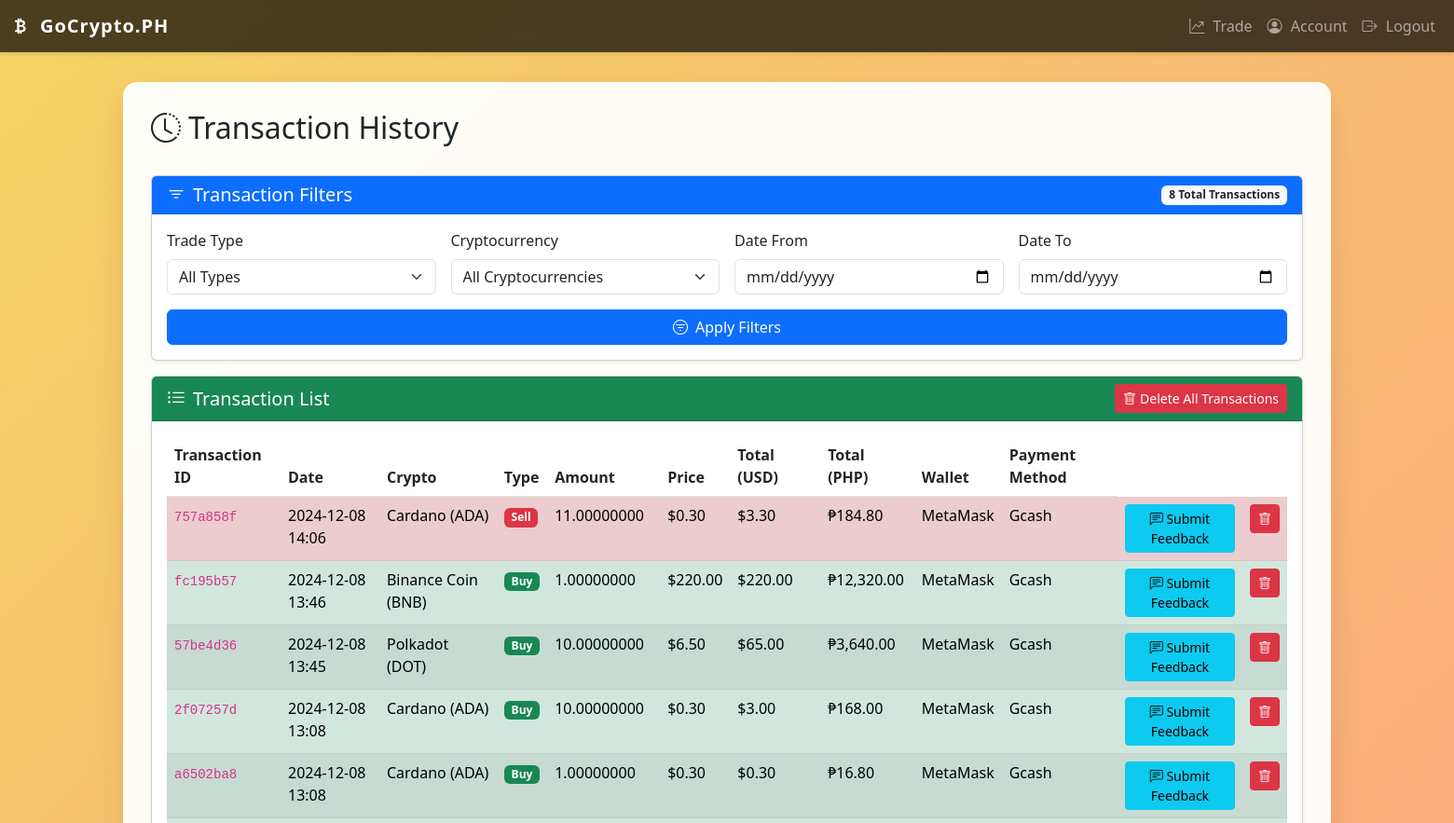
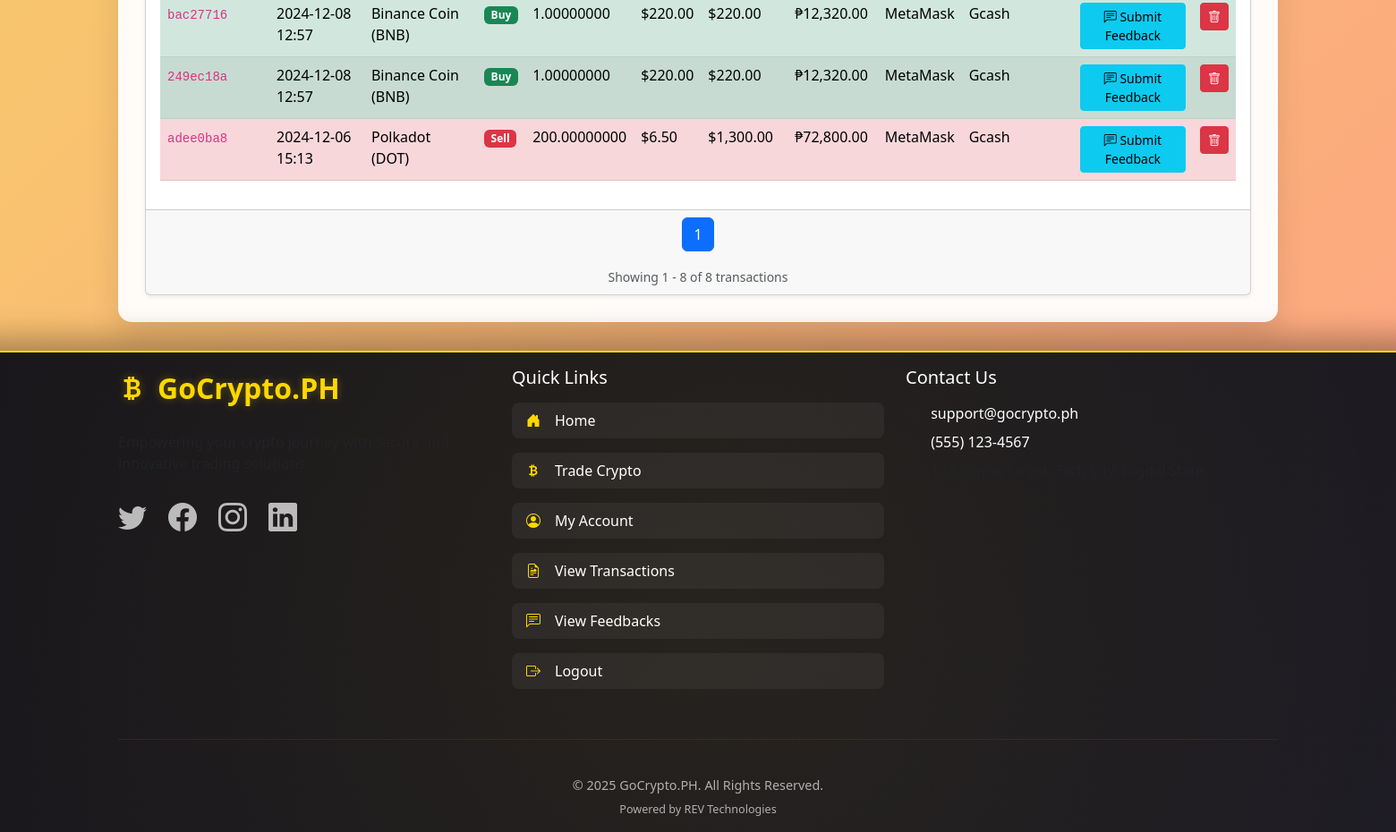
Screenshot of /front/transactions.php (signed in) with the database file from the repository (2 pictures, top to bottom).
### tables this page shows
CREATE TABLE `trade_transactions` (
  `id` varchar(36) NOT NULL,
  `user_id` int(11) NOT NULL,
  `crypto_id` int(11) NOT NULL,
  `wallet_id` int(11) NOT NULL,
  `payment_method_id` int(11) NOT NULL,
  `trade_type` enum('buy','sell') NOT NULL,
  `amount` decimal(20,8) NOT NULL,
  `crypto_price` decimal(18,8) NOT NULL,
  `total_cost_usd` decimal(18,8) NOT NULL,
  `total_cost_php` decimal(18,8) NOT NULL,
  `created_at` timestamp NOT NULL DEFAULT current_timestamp()
);

CREATE TABLE `cryptos` (
  `id` int(11) NOT NULL,
  `symbol` varchar(20) NOT NULL,
  `name` varchar(255) NOT NULL,
  `available_supply` decimal(20,8) DEFAULT NULL,
  `current_marketprice` decimal(18,8) NOT NULL,
  `highest_marketprice` decimal(20,8) DEFAULT NULL,
  `created_at` timestamp NOT NULL DEFAULT current_timestamp(),
  `updated_at` timestamp NOT NULL DEFAULT current_timestamp() ON UPDATE current_timestamp()
);

CREATE TABLE `crypto_wallets` (
  `id` int(11) NOT NULL,
  `user_id` int(11) NOT NULL,
  `wallet_type` enum('MetaMask','Ledger Nano X','Trezor Model T','Exodus','Trust Wallet','Coinbase Wallet','Electrum','Mycelium','Samourai Wallet','BitPay Wallet') NOT NULL,
  `wallet_address` varchar(255) NOT NULL,
  `is_verified` tinyint(1) DEFAULT 0,
  `verification_status` enum('pending','verified','rejected') DEFAULT 'pending',
  `verified_at` timestamp NULL DEFAULT NULL,
  `verified_by_admin_id` int(11) DEFAULT NULL,
  `created_at` timestamp NOT NULL DEFAULT current_timestamp()
);

CREATE TABLE `payment_methods` (
  `id` int(11) NOT NULL,
  `user_id` int(11) NOT NULL,
  `method_type` enum('gcash','paymaya','credit_card') NOT NULL,
  `account_name` varchar(255) NOT NULL,
  `account_number` varchar(255) NOT NULL,
  `is_verified` tinyint(1) DEFAULT 0,
  `balance` decimal(20,8) DEFAULT 0.00000000,
  `created_at` timestamp NOT NULL DEFAULT current_timestamp(),
  `updated_at` timestamp NOT NULL DEFAULT current_timestamp() ON UPDATE current_timestamp(),
  `verification_status` enum('pending','verified','rejected') DEFAULT 'pending',
  `verified_at` timestamp NULL DEFAULT NULL,
  `verified_by_admin_id` int(11) DEFAULT NULL
);

### front/transactions.php (the view, shortened to what this page needs)
<?php
include 'header.php';
include '../config/db.php';
$user_id = $_SESSION['user_id'];
$error_message = '';
$results_per_page = 10;
$page = isset($_GET['page']) ? intval($_GET['page']) : 1;
$offset = ($page - 1) * $results_per_page;
$trade_type_filter = isset($_GET['trade_type']) ? $_GET['trade_type'] : null;
$crypto_filter = isset($_GET['crypto_id']) ? intval($_GET['crypto_id']) : null;
$date_from = isset($_GET['date_from']) ? $_GET['date_from'] : null;
$date_to = isset($_GET['date_to']) ? $_GET['date_to'] : null;
try {
    $query = "
        SELECT
            tt.*,
            c.name AS crypto_name,
            c.symbol AS crypto_symbol,
            pm.method_type AS payment_method,
            cw.wallet_type AS wallet_type
        FROM
            trade_transactions tt
        JOIN
            cryptos c ON tt.crypto_id = c.id
        JOIN
            payment_methods pm ON tt.payment_method_id = pm.id
        JOIN
            crypto_wallets cw ON tt.wallet_id = cw.id
        WHERE
            tt.user_id = :user_id
    ";
    $params = ['user_id' => $user_id];
    $query .= " ORDER BY tt.created_at DESC LIMIT :limit OFFSET :offset";
    $stmt = $pdo->prepare($query);
    foreach ($params as $key => $value) {
        $stmt->bindValue(':' . $key, $value);
    }
    $stmt->bindValue(':limit', $results_per_page, PDO::PARAM_INT);
    $stmt->bindValue(':offset', $offset, PDO::PARAM_INT);
    $stmt->execute();
    $transactions = $stmt->fetchAll(PDO::FETCH_ASSOC);
    $count_query = "
        SELECT COUNT(*) AS total
        FROM
            trade_transactions tt
        JOIN
            cryptos c ON tt.crypto_id = c.id
        JOIN
            payment_methods pm ON tt.payment_method_id = pm.id
        JOIN
            crypto_wallets cw ON tt.wallet_id = cw.id
        WHERE
            tt.user_id = :user_id
    ";
    $count_stmt = $pdo->prepare($count_query);
    foreach ($params as $key => $value) {
        $count_stmt->bindValue(':' . $key, $value);
    }
    $count_stmt->execute();
    $total_transactions = $count_stmt->fetchColumn();
    $total_pages = ceil($total_transactions / $results_per_page);
} catch (PDOException $e) {
    $error_message = "Error fetching transactions: " . $e->getMessage();
}
?>
<div class="content-container">
    <div class="row mb-4">
        <div class="col-md-12">
            <h2>
                <i class="bi bi-clock-history me-2"></i>Transaction History
            </h2>
        </div>
    </div>
    <?php if (!empty($error_message)): ?>
        <div class="alert alert-danger" role="alert">
            <i class="bi bi-exclamation-triangle-fill me-2"></i>
            <?php echo htmlspecialchars($error_message); ?>
        </div>
    <?php else: ?>
        <div class="row mb-3">
            <div class="col-md-12">
                <div class="card shadow-sm">
                    <div class="card-header bg-primary text-white">
                        <div class="d-flex justify-content-between align-items-center">
                            <h5 class="mb-0">
                                <i class="bi bi-filter me-2"></i>Transaction Filters
                            </h5>
                            <span class="badge bg-light text-dark">
                                <?php echo $total_transactions; ?> Total Transactions
                            </span>
                        </div>
                    </div>
                    <div class="card-body">
                        <form method="GET" action="">
                            <div class="row g-3">
                                <div class="col-md-3">
                                    <label class="form-label">Trade Type</label>
                                    <select name="trade_type" class="form-select">
                                        <option value="">All Types</option>
                                    </select>
                                </div>
                                <div class="col-md-3">
                                    <label class="form-label">Cryptocurrency</label>
                                    <select name="crypto_id" class="form-select">
                                        <option value="">All Cryptocurrencies</option>
                                    </select>
                                </div>
                                <div class="col-md-3">
                                    <label class="form-label">Date From</label>
                                    <input type="date" name="date_from" class="form-control"
                                           value="<?php echo htmlspecialchars($date_from ?? ''); ?>">
                                </div>
                                <div class="col-md-3">
                                    <label class="form-label">Date To</label>
                                    <input type="date" name="date_to" class="form-control"
                                           value="<?php echo htmlspecialchars($date_to ?? ''); ?>">
                                </div>
                                <div class="col-12">
                                    <button type="submit" class="btn btn-primary w-100">
                                        <i class="bi bi-filter-circle me-2"></i>Apply Filters
                                    </button>
                                </div>
                            </div>
                        </form>
                    </div>
                </div>
            </div>
        </div>
        <div class="row">
            <div class="col-md-12">
                <div class="card shadow-sm">
                    <div class="card-header bg-success text-white">
                        <div class="d-flex justify-content-between align-items-center">
                            <h5 class="mb-0">
                                <i class="bi bi-list-ul me-2"></i>Transaction List
                            </h5>
                            <div>
                                <button id="deleteAllTransactions" class="btn btn-danger btn-sm">
                                    <i class="bi bi-trash me-1"></i>Delete All Transactions
                                </button>
                            </div>
                        </div>
                    </div>
                    <div class="card-body table-responsive">
                        <table class="table table-striped table-hover">
                            <thead>
                                <tr>
                                    <th>Transaction ID</th>
                                    <th>Date</th>
                                    <th>Crypto</th>
                                    <th>Type</th>
                                    <th>Amount</th>
                                    <th>Price</th>
                                    <th>Total (USD)</th>
                                    <th>Total (PHP)</th>
                                    <th>Wallet</th>
                                    <th>Payment Method</th>
                                </tr>
                            </thead>
                            <tbody>
                                <?php foreach ($transactions as $transaction): ?>
                                    <tr class="<?php echo $transaction['trade_type'] === 'buy' ? 'table-success' : 'table-danger'; ?>">
                                        <td>
                                            <code><?php echo htmlspecialchars(substr($transaction['id'], 0, 8)); ?></code>
                                        </td>
                                        <td><?php echo date('Y-m-d H:i', strtotime($transaction['created_at'])); ?></td>
                                        <td>
                                            <?php echo htmlspecialchars($transaction['crypto_name']); ?>
                                            (<?php echo htmlspecialchars($transaction['crypto_symbol']); ?>)
                                        </td>
                                        <td>
                                            <?php
                                            echo $transaction['trade_type'] === 'buy'
                                                ? '<span class="badge bg-success">Buy</span>'
                                                : '<span class="badge bg-danger">Sell</span>';
                                            ?>
                                        </td>
                                        <td><?php echo number_format($transaction['amount'], 8); ?></td>
                                        <td>$<?php echo number_format($transaction['crypto_price'], 2); ?></td>
                                        <td>$<?php echo number_format($transaction['total_cost_usd'], 2); ?></td>
                                        <td>₱<?php echo number_format($transaction['total_cost_php'], 2); ?></td>
                                        <td>
                                            <?php
                                            echo match($transaction['wallet_type']) {
                                                'hardware' => '🔒 Hardware',
                                                'software' => '💻 Software',
                                                'mobile' => '📱 Mobile',
                                                'web' => '🌐 Web',
                                                default => ucfirst($transaction['wallet_type'])
                                            };
                                            ?>
                                        </td>
                                        <td><?php
                                            echo match($transaction['payment_method']) {
                                                'bank' => '🏦 Bank Transfer',
                                                'credit' => '💳 Credit Card',
                                                'debit' => '💳 Debit Card',
                                                'paypal' => '💸 PayPal',
                                                default => ucfirst($transaction['payment_method'])
                                            };
                                            ?>
                                        </td>
                                        <td>
                                            <a href="feedback.php?transaction_id=<?php echo urlencode($transaction['id']); ?>" class="btn btn-sm btn-info">
                                                <i class="bi bi-chat-left-text"></i> Submit Feedback
                                            </a>
                                        </td>
                                        <td>
                                            <button class="btn btn-sm btn-danger delete-transaction"
                                                    data-transaction-id="<?php echo $transaction['id']; ?>">
                                                <i class="bi bi-trash"></i>
                                            </button>
                                        </td>
                                    </tr>
                                <?php endforeach; ?>
                            </tbody>
                        </table>
                    </div>
                    <div class="card-footer">
                        <nav aria-label="Transaction history navigation">
                            <ul class="pagination justify-content-center">
                                <?php for ($i = 1; $i <= $total_pages; $i++): ?>
                                    <li class="page-item <?php echo $i == $page ? 'active' : ''; ?>">
                                        <a class="page-link" href="?page=<?php echo $i;
                                            echo $trade_type_filter ? '&trade_type=' . urlencode($trade_type_filter) : '';
                                            echo $crypto_filter ? '&crypto_id=' . intval($crypto_filter) : '';
                                            echo $date_from ? '&date_from=' . urlencode($date_from) : '';
                                            echo $date_to ? '&date_to=' . urlencode($date_to) : '';
                                        ?>">
                                            <?php echo $i; ?>
                                        </a>
                                    </li>
                                <?php endfor; ?>
                            </ul>
                        </nav>
                        <div class="text-center mt-2">
                            <small class="text-muted">
                                Showing <?php echo ($offset + 1) . ' - ' . min($offset + $results_per_page, $total_transactions); ?>
                                of <?php echo $total_transactions; ?> transactions
                            </small>
                        </div>
                    </div>
                </div>
            </div>
        </div>
    <?php endif; ?>
</div>
<?php include 'footer.php'; ?>

### rows the page displays
trade_transactions: id "757a858f", created_at "2024-12-08 14:06", crypto.name "Cardano", crypto.symbol "ADA", trade_type "Sell", amount "11.00000000", crypto_price "0.30", total_cost_usd "3.30", total_cost_php "184.80", wallet.wallet_type "MetaMask", payment_method.method_type "Gcash"
trade_transactions: id "fc195b57", created_at "2024-12-08 13:46", crypto.name "Binance Coin", crypto.symbol "BNB", trade_type "Buy", amount "1.00000000", crypto_price "220.00", total_cost_usd "220.00", total_cost_php "12,320.00", wallet.wallet_type "MetaMask", payment_method.method_type "Gcash"
trade_transactions: id "57be4d36", created_at "2024-12-08 13:45", crypto.name "Polkadot", crypto.symbol "DOT", trade_type "Buy", amount "10.00000000", crypto_price "6.50", total_cost_usd "65.00", total_cost_php "3,640.00", wallet.wallet_type "MetaMask", payment_method.method_type "Gcash"
trade_transactions: id "2f07257d", created_at "2024-12-08 13:08", crypto.name "Cardano", crypto.symbol "ADA", trade_type "Buy", amount "10.00000000", crypto_price "0.30", total_cost_usd "3.00", total_cost_php "168.00", wallet.wallet_type "MetaMask", payment_method.method_type "Gcash"
trade_transactions: id "a6502ba8", created_at "2024-12-08 13:08", crypto.name "Cardano", crypto.symbol "ADA", trade_type "Buy", amount "1.00000000", crypto_price "0.30", total_cost_usd "0.30", total_cost_php "16.80", wallet.wallet_type "MetaMask", payment_method.method_type "Gcash"
trade_transactions: id "bac27716", created_at "2024-12-08 12:57", crypto.name "Binance Coin", crypto.symbol "BNB", trade_type "Buy", amount "1.00000000", crypto_price "220.00", total_cost_usd "220.00", total_cost_php "12,320.00", wallet.wallet_type "MetaMask", payment_method.method_type "Gcash"
trade_transactions: id "249ec18a", created_at "2024-12-08 12:57", crypto.name "Binance Coin", crypto.symbol "BNB", trade_type "Buy", amount "1.00000000", crypto_price "220.00", total_cost_usd "220.00", total_cost_php "12,320.00", wallet.wallet_type "MetaMask", payment_method.method_type "Gcash"
trade_transactions: id "adee0ba8", created_at "2024-12-06 15:13", crypto.name "Polkadot", crypto.symbol "DOT", trade_type "Sell", amount "200.00000000", crypto_price "6.50", total_cost_usd "1,300.00", total_cost_php "72,800.00", wallet.wallet_type "MetaMask", payment_method.method_type "Gcash"

### other values shown
$total_transactions "8"
$offset + 1 "1"
min($offset + $results_per_page, $total_transactions) "8"
$site_name "GoCrypto.PH"
$link['title'] "Home"
$link['title'] "Trade Crypto"
$link['title'] "My Account"
$link['title'] "View Transactions"
$link['title'] "View Feedbacks"
